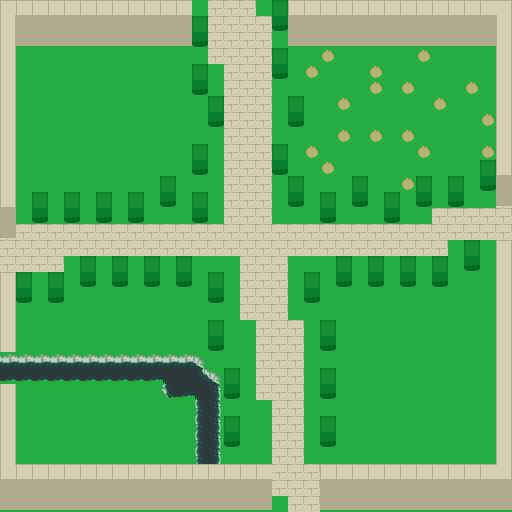

A 2D game scene composited from a Tiled map and its tileset images. What follows is a short description and the map's XML, with each tile layer's data collapsed to a summary:
An orthogonal 32x32 tile map with 16x16 px tiles, 2 tile layers (fairy, real), 2 tilesets and 15 objects (15x real).

<map version="1.0" orientation="orthogonal" width="32" height="32" tilewidth="16" tileheight="16">
 <tileset firstgid="1" name="tileset-garden" tilewidth="16" tileheight="16">
  <image source="../res/tileset-garden.png" trans="ff00ff" width="144" height="192" />
  <terraintypes>
   <terrain name="solid" tile="-1" />
  </terraintypes>
  <tile id="4" terrain="0,0,0,0" />
  <tile id="45" terrain="0,0,0,0" />
  <tile id="46" terrain="0,0,0,0" />
  <tile id="47" terrain="0,0,0,0" />
  <tile id="48" terrain="0,0,0,0" />
  <tile id="49" terrain="0,0,0,0" />
  <tile id="50" terrain="0,0,0,0" />
  <tile id="51" terrain="0,0,0,0" />
  <tile id="52" terrain="0,0,0,0" />
  <tile id="53" terrain="0,0,0,0" />
  <tile id="54" terrain="0,0,0,0" />
  <tile id="55" terrain="0,0,0,0" />
  <tile id="56" terrain="0,0,0,0" />
  <tile id="57" terrain="0,0,0,0" />
  <tile id="58" terrain="0,0,0,0" />
  <tile id="59" terrain="0,0,0,0" />
  <tile id="60" terrain="0,0,0,0" />
  <tile id="61" terrain="0,0,0,0" />
  <tile id="62" terrain="0,0,0,0" />
  <tile id="63" terrain="0,0,0,0" />
  <tile id="64" terrain="0,0,0,0" />
  <tile id="65" terrain="0,0,0,0" />
  <tile id="66" terrain="0,0,0,0" />
  <tile id="67" terrain="0,0,0,0" />
  <tile id="68" terrain="0,0,0,0" />
  <tile id="69" terrain="0,0,0,0" />
  <tile id="70" terrain="0,0,0,0" />
  <tile id="71" terrain="0,0,0,0" />
  <tile id="72" terrain="0,0,0,0" />
  <tile id="73" terrain="0,0,0,0" />
  <tile id="74" terrain="0,0,0,0" />
  <tile id="75" terrain="0,0,0,0" />
  <tile id="76" terrain="0,0,0,0" />
  <tile id="77" terrain="0,0,0,0" />
  <tile id="78" terrain="0,0,0,0" />
  <tile id="79" terrain="0,0,0,0" />
  <tile id="80" terrain="0,0,0,0" />
  <tile id="81" terrain="0,0,0,0" />
  <tile id="82" terrain="0,0,0,0" />
  <tile id="83" terrain="0,0,0,0" />
  <tile id="84" terrain="0,0,0,0" />
  <tile id="85" terrain="0,0,0,0" />
  <tile id="86" terrain="0,0,0,0" />
  <tile id="87" terrain="0,0,0,0" />
  <tile id="88" terrain="0,0,0,0" />
  <tile id="89" terrain="0,0,0,0" />
  <tile id="90" terrain="0,0,0,0" />
  <tile id="91" terrain="0,0,0,0" />
  <tile id="92" terrain="0,0,0,0" />
  <tile id="93" terrain="0,0,0,0" />
  <tile id="94" terrain="0,0,0,0" />
  <tile id="95" terrain="0,0,0,0" />
  <tile id="96" terrain="0,0,0,0" />
  <tile id="97" terrain="0,0,0,0" />
  <tile id="98" terrain="0,0,0,0" />
  <tile id="99" terrain="0,0,0,0" />
  <tile id="100" terrain="0,0,0,0" />
  <tile id="101" terrain="0,0,0,0" />
  <tile id="102" terrain="0,0,0,0" />
  <tile id="103" terrain="0,0,0,0" />
  <tile id="104" terrain="0,0,0,0" />
  <tile id="105" terrain="0,0,0,0" />
  <tile id="106" terrain="0,0,0,0" />
  <tile id="107" terrain="0,0,0,0" />
 </tileset>
 <tileset firstgid="109" name="tileset-fairy" tilewidth="16" tileheight="16">
  <image source="../res/tileset-fairy.png" trans="ff00ff" width="144" height="192" />
 </tileset>
 <layer name="fairy" width="32" height="32">
  <data>[1024 cells, 128 non-empty, 17 distinct tile ids]</data>
 </layer>
 <layer name="real" width="32" height="32">
  <data>[1024 cells, 1024 non-empty, 25 distinct tile ids]</data>
 </layer>
 <objectgroup name="entities" width="32" height="32">
  <object name="player" type="real" x="139" y="309">
   <ellipse />
  </object>
  <object name="imp" type="real" x="91" y="98">
   <ellipse />
  </object>
  <object name="imp" type="real" x="89" y="162">
   <ellipse />
  </object>
  <object name="imp" type="real" x="155" y="90">
   <ellipse />
  </object>
  <object name="imp" type="real" x="152" y="153">
   <ellipse />
  </object>
  <object name="imp" type="real" x="337" y="107">
   <ellipse />
  </object>
  <object name="imp" type="real" x="379" y="76">
   <ellipse />
  </object>
  <object name="imp" type="real" x="441" y="86">
   <ellipse />
  </object>
  <object name="imp" type="real" x="440" y="143">
   <ellipse />
  </object>
  <object name="imp" type="real" x="369" y="146">
   <ellipse />
  </object>
  <object name="imp" type="real" x="464" y="423">
   <ellipse />
  </object>
  <object name="imp" type="real" x="464" y="370">
   <ellipse />
  </object>
  <object name="imp" type="real" x="379" y="421">
   <ellipse />
  </object>
  <object name="imp" type="real" x="384" y="358">
   <ellipse />
  </object>
  <object name="imp" type="real" x="446" y="315">
   <ellipse />
  </object>
 </objectgroup>
</map>